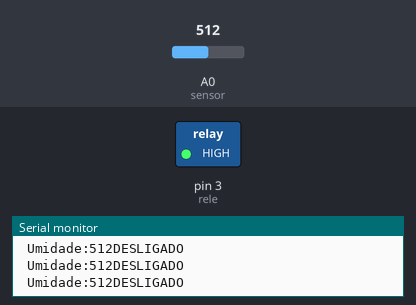
Bench run of a sketch on a simulated Arduino Uno, built with avr-gcc and run on an emulated ATmega328P. Shown: switched loads named in the sketch (green lamp = pin HIGH), the last lines printed to the serial monitor. Inputs (shaded band) come from the test bench; at power-on: A0 (sensor) = 512.

Above: at 1.2 s.
1.3 s: A0 (sensor) set to 585
4.3 s: A0 (sensor) set to 617
At 4.7 s:
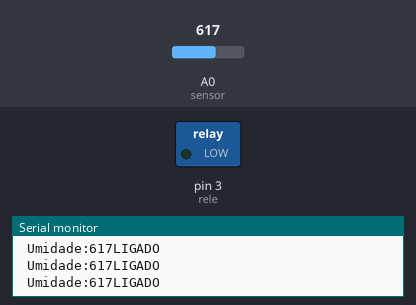
5.8 s: A0 (sensor) set to 590
At 7.0 s:
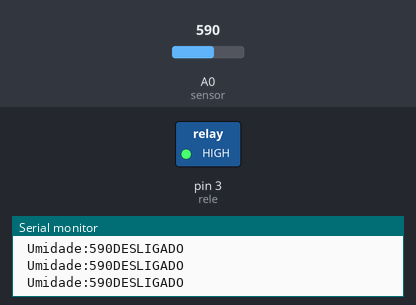
7.3 s: A0 (sensor) set to 610
At 8.6 s:
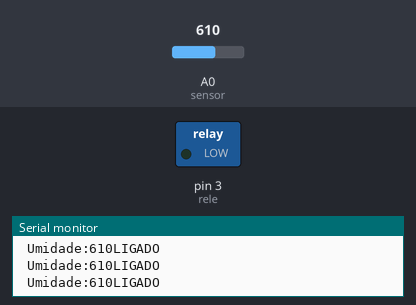
Timing chart, 0 to 10.3 s (numbered marks = the images above; inputs shaded):
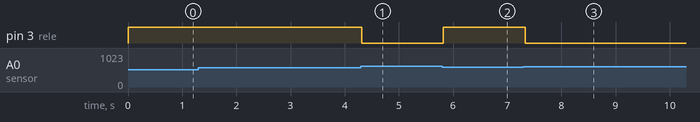

Measured:
- the behaviour switches between 600 and 601 on A0 (sensor) (found by bisection; images 0 and 1)
- after the input at 4.3 s, pin 3 (rele): HIGH → LOW at once
- after the input at 5.8 s, pin 3 (rele): LOW → HIGH at once
- after the input at 7.3 s, pin 3 (rele): HIGH → LOW at once

The sketch:

PhsSketch.ino
```cpp
int sensor = A0;
int nivel_umidade;
#define rele 3

void setup(){
  Serial.begin(9600);
  pinMode(sensor, INPUT);
  pinMode(rele, OUTPUT);
}
void loop(){
  nivel_umidade = analogRead(sensor);
  Serial.print("\n Umidade:");
  Serial.print(nivel_umidade);

  if(nivel_umidade > 600){
    digitalWrite(rele, LOW);
      Serial.print("LIGADO");
  }else{
    digitalWrite(rele, HIGH);
      Serial.print("DESLIGADO");
  }
}
```
